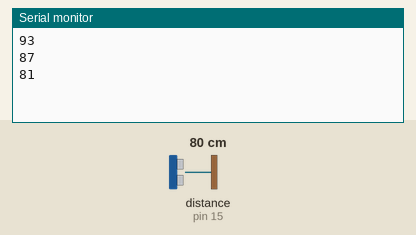
A sketch run on a simulated Arduino Uno, built with avr-gcc and run on an emulated ATmega328P. Parts: the last lines printed to the serial monitor. Inputs (shaded band) come from the test bench; at power-on: distance to the obstacle (sensor on pin 15) 80 cm. The echo pulse lasts 58.3 µs per cm.

Above: at 1.3 s.
1.4 s: distance to the obstacle (sensor on pin 15) set to 2 cm
At 1.9 s:
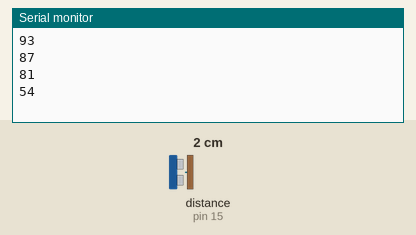
2.9 s: distance to the obstacle (sensor on pin 15) set to 4 cm
At 3.4 s:
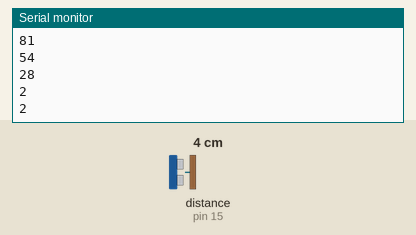
Timing chart, 0 to 5.9 s (numbered marks = the images above; inputs shaded):
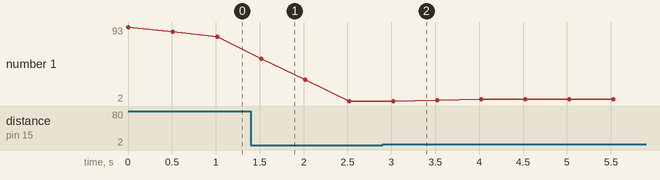

Measured:
- after the input at 1.4 s, the serial monitor: prints a new line after 0.12 s (image 1)
- plotted number 1: 81 → 2 after the input at 1.4 s, 2 → 4 after the input at 2.9 s

The sketch:

test_sensorUltrasonido.ino
```cpp
#include <promedio.h>

#include <NewPing.h>
#include <control_sensor.h>
#include <newping_control_sensor.h>
#define echoPin 15
#define triggerPin 14
#define maxDistance 100
using namespace robot;
sensorUltra sensor(triggerPin, echoPin, maxDistance);
promedioDinamico<int, 3> promedio(maxDistance);
void setup(){
  Serial.begin(9600);
}
void loop(){
  Serial.println(promedio.add(sensor.getDistance()));
  delay(500);
}
```
